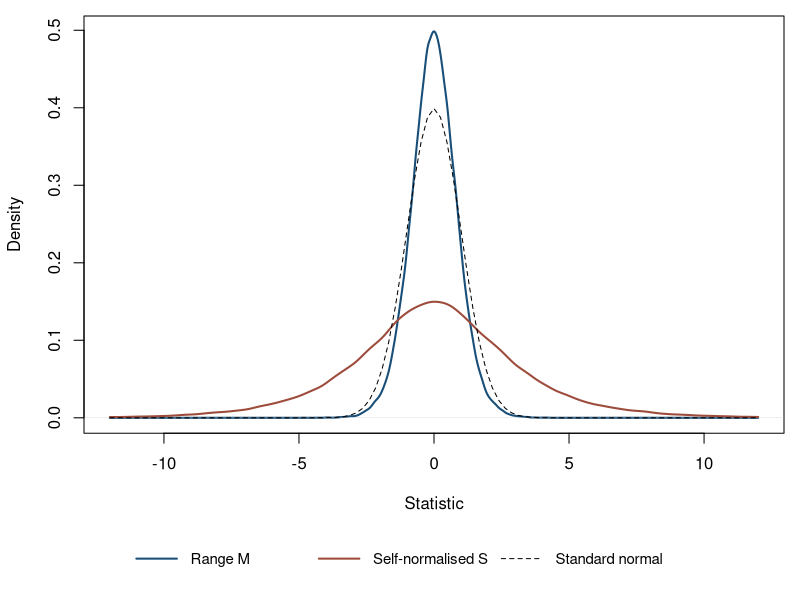
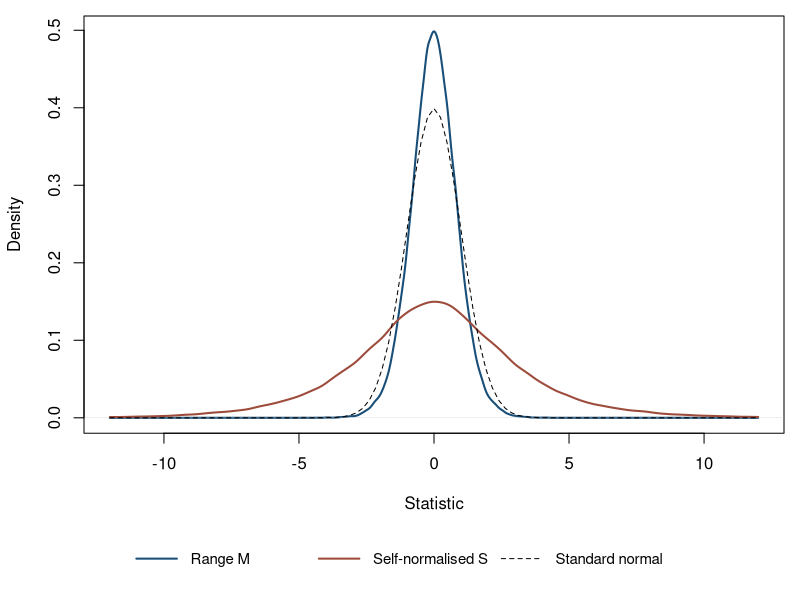

Recreate these plots in R, in order.
# Create the output directory when this example is run on its own.
dir.create("figures", recursive = TRUE, showWarnings = FALSE)

## =====================================================
## 1. Define the scalar upper-tail probabilities
## =====================================================
# S_tail(x) and M_tail(x) give P(S > x) and P(M > x).
S_tail <- function(x) {
  if (x == 0) return(.5)
  integrate(function(th) {
    z <- x / sin(th)
    exp(.5 * (log(2 * z) - z - log1p(-exp(-2 * z))))
  }, 0, pi / 2, rel.tol = 1e-10)$value / pi
}
range_cdf <- function(r) vapply(r, function(x) {
  if (x <= 0) return(0)
  j <- 1:80
  if (x < 1) sqrt(2 * pi) * pi^2 / x^3 *
    sum(j^2 * exp(-pi^2 * j^2 / (2 * x^2)))
  else 1 - 2 * sum((4 * j^2 * x^2 - 1) * exp(-2 * j^2 * x^2))
}, numeric(1))
M_tail <- function(x) {
  if (x == 0) return(.5)
  integrate(function(r) x * dnorm(x * r) * range_cdf(r), 0, 8,
    rel.tol = 1e-10, subdivisions = 300)$value + pnorm(-8 * x)
}

## =====================================================
## 2. Invert the tails to obtain scalar critical values
## =====================================================
# For squared statistics, use alpha / 2 in each signed tail.
quant <- function(alpha,
  fun) uniroot(function(x) fun(x) - alpha,
  c(.001, 50), tol = 1e-9)$root
alpha <- c(.1, .05, .025, .01, .005, .001)
scalar <- data.frame(alpha = alpha,
  S = sapply(alpha, quant, fun = S_tail),
  M = sapply(alpha, quant, fun = M_tail),
  U1 = sapply(alpha / 2, quant, fun = S_tail)^2,
  M1sq = sapply(alpha / 2, quant, fun = M_tail)^2)
print(scalar, digits = 10)
write.csv(scalar, "critical_scalar.csv", row.names = FALSE)

## =====================================================
## 3. Tabulate the bridge-range inverse distribution
## =====================================================
# The grid converts uniform draws to bridge-range draws.
rgrid <- seq(.15, 5, length.out = 60001)
Fgrid <- range_cdf(rgrid)
use <- !duplicated(Fgrid) & Fgrid > 0 & Fgrid < 1
qrange <- approxfun(c(0, Fgrid[use], 1),
  c(0, rgrid[use], 8), rule = 2)

## =====================================================
## 4. Simulate the multivariate reference statistics
## =====================================================
# B is the number of draws; K is the truncation; qmax is
# dimension.
# Approximate the omitted bridge covariance by its
# expectation.
set.seed(61008)
B <- 100000L
K <- 512L
qmax <- 10L
weights <- 1 / (pi * seq_len(K))
tailmean <- trigamma(K + 1) / pi^2
U <- M2 <- matrix(NA_real_, B, qmax)
for (i in seq_len(B)) {
  A <- matrix(rnorm(K * qmax), K, qmax) * weights
  V <- crossprod(A) + diag(tailmean, qmax)
  Z <- rnorm(qmax)
  w <- forwardsolve(t(chol(V)), Z)
  U[i, ] <- cumsum(w^2)
  ranges <- qrange(runif(qmax))
  M2[i, ] <- cumsum((Z / ranges)^2)
  if (i %% 10000L == 0L) cat("replications", i, "\n")
}

## =====================================================
## 5. Compute multivariate critical values
## =====================================================
# Use numerical integration for the first, scalar column.
Ucv <- apply(U, 2, quantile, probs = 1 - alpha, type = 8)
Mcv <- apply(M2, 2, quantile, probs = 1 - alpha, type = 8)
Ucv[, 1] <- scalar$U1
Mcv[, 1] <- scalar$M1sq
rownames(Ucv) <- rownames(Mcv) <- alpha
write.csv(Ucv, "critical_U.csv")
write.csv(Mcv, "critical_M2.csv")

## =====================================================
## 6. Estimate Monte Carlo error and save the results
## =====================================================
# Twenty independent batches quantify simulation uncertainty.
mcse <- function(z) {
  arr <- sapply(split(seq_len(B), rep(1:20, each = B / 20)),
    function(ii)
      as.vector(apply(z[ii, , drop = FALSE], 2, quantile,
        probs = 1 - alpha, type = 8)))
  matrix(apply(arr, 1, sd) / sqrt(20), length(alpha), qmax)
}
write.csv(mcse(U), "critical_U_mcse.csv")
write.csv(mcse(M2), "critical_M2_mcse.csv")
saveRDS(list(S = scalar, U = Ucv, M2 = Mcv, B = B, K = K,
  seed = 61008,
  scalar_MC = data.frame(alpha,
    S = quantile(sqrt(U[, 1]), 1 - 2 * alpha, type = 8),
    M = quantile(sqrt(M2[, 1]), 1 - 2 * alpha, type = 8))),
"critical_checks.rds")
print(Ucv)
print(Mcv)

## =====================================================
## 7. Compare the signed densities and save the figure
## =====================================================
# Random signs recover the symmetric scalar distributions.
sgn <- sample(c(-1, 1), B, replace = TRUE)
ds <- density(sgn * sqrt(U[, 1]), from = -12, to = 12,
  n = 2048)
dm <- density(sgn * sqrt(M2[, 1]), from = -12, to = 12,
  n = 2048)
draw_densities <- function() {
  oldpar <- par(no.readonly = TRUE)
  on.exit({
    layout(1)
    par(oldpar)
  })
  layout(matrix(1:2, ncol = 1), heights = c(1, 0.16))
  par(mar = c(4.2, 4.2, 0.8, 0.8))
  plot(dm, lwd = 2, col = "#184e77", xlab = "Statistic",
    main = "",
    ylim = c(0, max(dm$y)))
  lines(ds, lwd = 2, col = "#9d4c3c")
  curve(dnorm(x), add = TRUE, lty = 2)
  par(mar = rep(0, 4))
  plot.new()
  legend("center",
    c("Range M", "Self-normalised S", "Standard normal"),
    col = c("#184e77", "#9d4c3c", "black"), lty = c(1, 1, 2),
    lwd = c(2, 2, 1),
    bty = "n", horiz = TRUE, cex = 0.9, seg.len = 3)
}
pdf("figures/dist-m-hat.pdf", width = 7, height = 4.5)
draw_densities()
dev.off()
png("figures/dist-m-hat.png", width = 2100, height = 1350,
  res = 300)
draw_densities()
dev.off()
